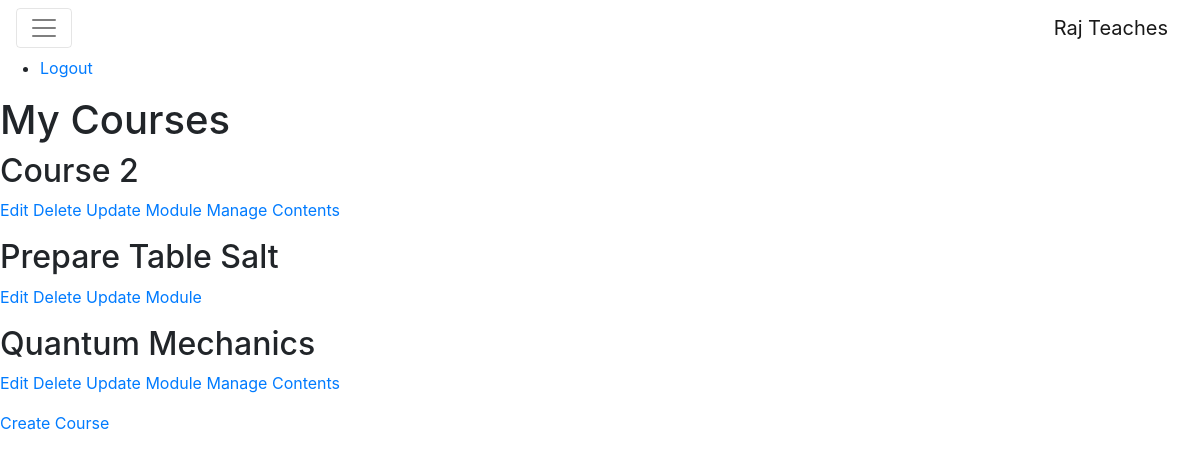
Page /course/mine/ (signed in) on the earlier database version.
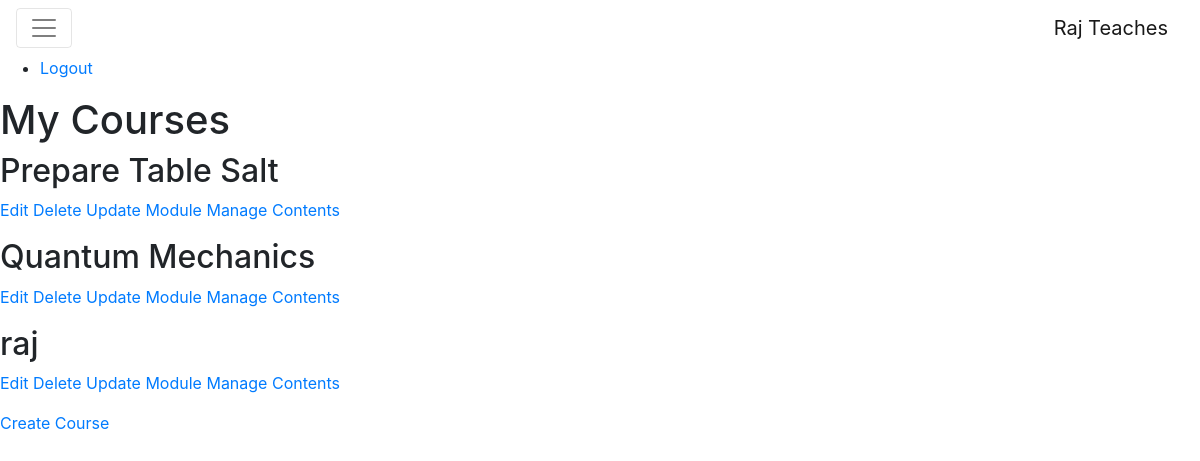
Same page on the later database version.
### courses/models.py (models this page shows, shortened)
class Course(models.Model):
	owner=models.ForeignKey(User, related_name='courses_created',on_delete=models.CASCADE)
	subject=models.ForeignKey(Subject,related_name='courses',on_delete=models.CASCADE)
	title=models.CharField(max_length=250)
	slug=models.SlugField(max_length=250,unique=True)
	description=models.TextField(blank=True)
	created_on=models.DateTimeField(auto_now_add=True)
	updated_on=models.DateTimeField(auto_now=True)
	students=models.ManyToManyField(User, related_name='courses_joined',blank=True)
	class Meta:
		ordering=['title','owner','subject']

### courses/views.py (the view)
# urls.py: path('mine/',views.ManageCourseListView.as_view(), name='manage_course_list'),
class ManageCourseListView(OwnerCourseMixin,ListView):
	template_name="manage/course/list.html"

### courses/views.py (called while the page is built)
	def get_queryset(self):
		qs = super(OwnerMixin, self).get_queryset()
		return qs.filter(owner= self.request.user)

### courses/templates/manage/course/list.html (shortened to what this page needs)
{% extends "base.html" %}
{% block content %}
<h1> My Courses </h1>
<div class ="module">
	{% for course in object_list %}
		<div class="course-info">
			<h2>{{ course.title }}</h2>
			<p><a href="{% url "edit_course" course.id %}">Edit</a>
				<a href="{% url "delete_course" course.id %}">Delete</a>
				<a href="{% url "course_module_update" course.id %}">Update Module</a>
				{% if course.modules.count > 0 %}
				<a href="{% url 'module_content_list' course.modules.first.id %}">Manage Contents</a>
				{% endif %}
			</p>
			</div>
		{% empty %}
			<p> You didn't add any courses yet, Add one Today!!</p>
		{% endfor %}
<p>
<a href="{% url 'create_course' %}" class="button">Create Course</a>
</p>
</div>
{% endblock %}

Differences in the rows shown:
removed Course: title "Course 2", shows "Manage Contents"
changed Course "Prepare Table Salt": now shows "Manage Contents"
added Course: title "raj", shows "Manage Contents"
